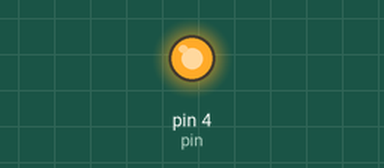
This sketch was run on a simulated Arduino Uno, built with avr-gcc and run on an emulated ATmega328P. Parts: output pins drawn as LEDs (lit = HIGH). At 5.0 s the program stops and its outputs stay as they are.

Above: at 0.1 s.
At 5.1 s:
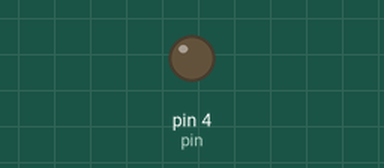
Timing chart, 0 to 6.5 s (numbered marks = the images above):
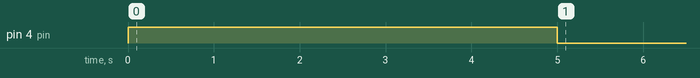

Measured:
- by itself, pin 4 (pin): LOW → HIGH at 0.00 s, → LOW 5.0 s later

The sketch:

khan_reciever_firmware.ino
```cpp
#include <SPI.h>
#include <mcp2515.h>

struct can_frame canMsg;

#define pin 4

void setup() {
  pinMode(pin, OUTPUT);
  digitalWrite(pin, HIGH);
  MCP2515 mcp2515(23);
  delay(5000);
  digitalWrite(pin, LOW);
  mcp2515.reset();
  mcp2515.setBitrate(CAN_125KBPS);
  mcp2515.setNormalMode();
  while(true){
    if (mcp2515.readMessage(&canMsg) == MCP2515::ERROR_OK) {
      digitalWrite(pin, HIGH);
      delay(1000);

      digitalWrite(pin, LOW);
    }
  }

}

void loop() {
//
}
```
